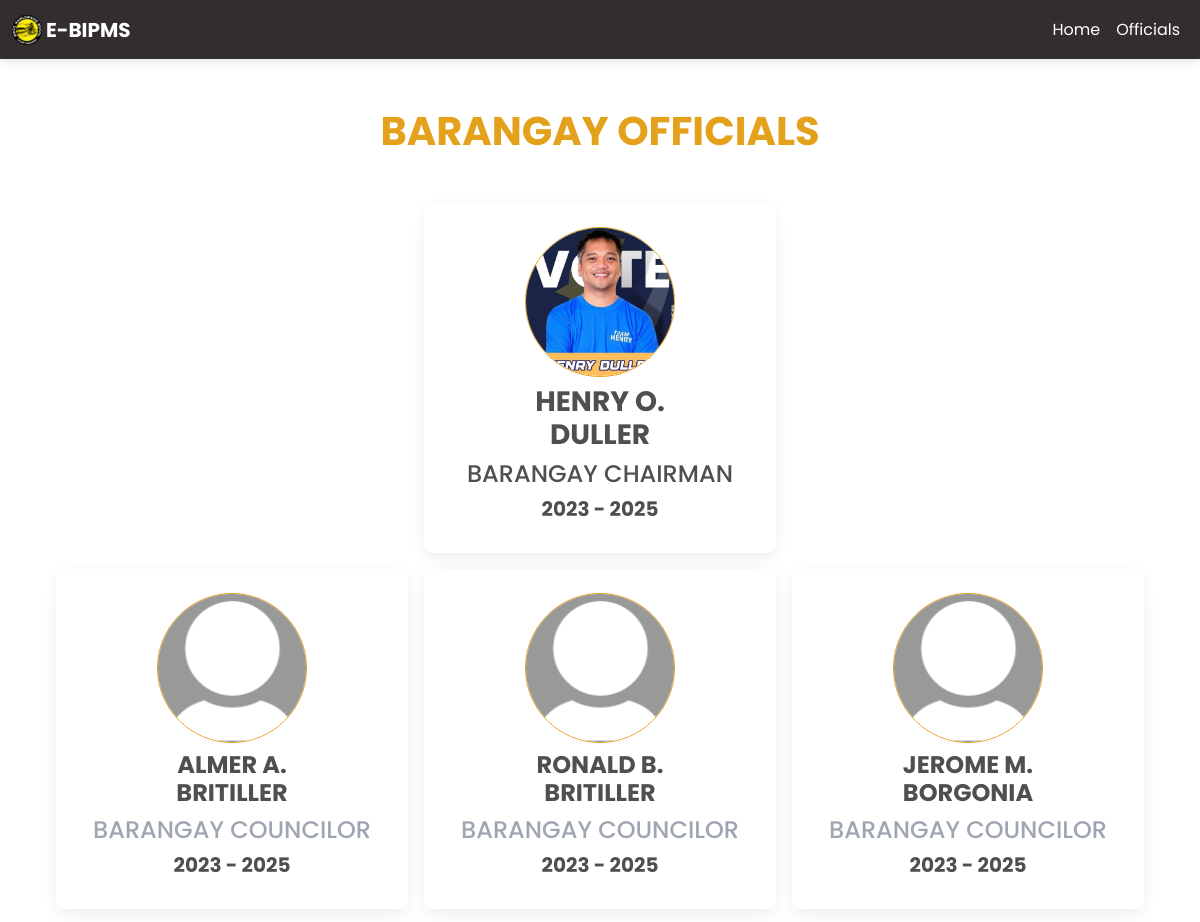
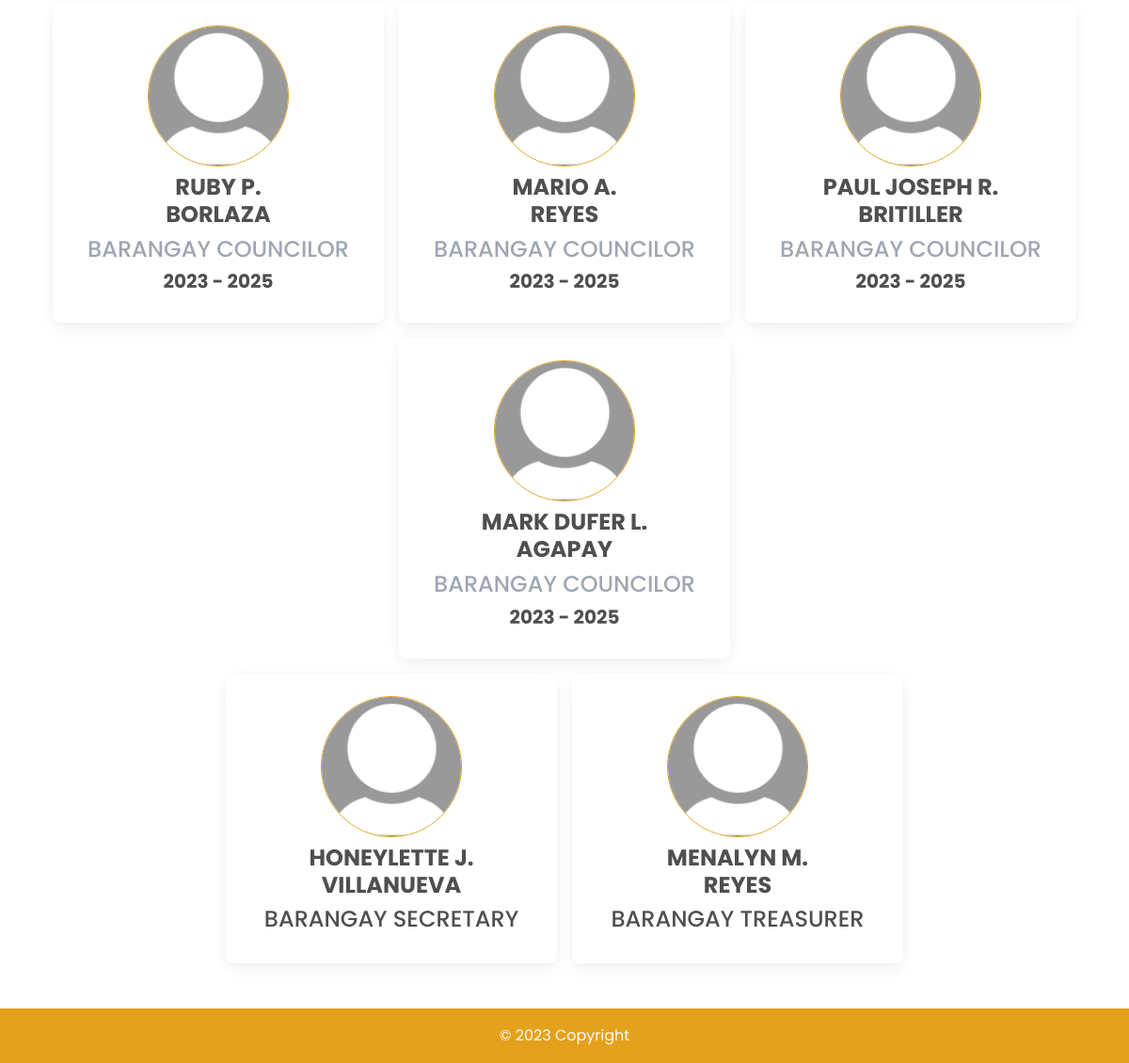
Page /officials.php on the committed database (2 pictures, top to bottom).
### tables this page shows
CREATE TABLE `officials` (
  `id` int(11) NOT NULL,
  `firstName` varchar(255) NOT NULL,
  `middleName` varchar(255) DEFAULT NULL,
  `lastName` varchar(255) NOT NULL,
  `position` varchar(255) NOT NULL,
  `committee` varchar(100) NOT NULL,
  `termStartYear` int(11) NOT NULL,
  `termEndYear` int(11) NOT NULL,
  `type` enum('Barangay','SK') NOT NULL,
  `picture` varchar(255) NOT NULL
);

### officials.php (the view, shortened to what this page needs)
<!DOCTYPE html>
<html lang="en">
<head>
    <link rel="stylesheet" href="https://use.fontawesome.com/releases/v6.4.0/css/all.css" />
    <link rel="stylesheet" href="css/mdb.min.css" />
    <link rel="stylesheet" href="css/style.css" />
</head>
<body>
    <header>
        <nav class="navbar navbar-expand-lg navbar-dark sticky bg-dark" style="z-index: 2000">
            <div class="container-fluid">
                <a class="navbar-brand nav-link">
                    <img src="kanlurangbukal.png" width="30" />
                    <b>E-BIPMS</b>
                </a>
                <div class="collapse navbar-collapse" id="navbarExample01">
                    <ul class="navbar-nav ms-auto mb-2 mb-lg-0">
                        <li class="nav-item active">
                            <a class="nav-link font-weight-bold" href="index.php">Home</a>
                        </li>
                        <li class="nav-item active">
                            <a class="nav-link font-weight-bold" href="officials.php">Officials</a>
                        </li>
                    </ul>
                </div>
            </div>
        </nav>
    </header>
    <main class="mt-5">
        <div class="container">
            <section class="mb-5">
                <h1 class="mb-5 text-center text-warning"><strong>BARANGAY OFFICIALS</strong></h1>
                <div class="d-flex flex-wrap mb-3 row g-3 justify-content-center">
                    <?php
                    include 'conn.php';
                    $query = "SELECT * FROM officials WHERE position='Barangay Chairman'";
                    $query_run = mysqli_query($conn, $query);
                    while ($items = mysqli_fetch_array($query_run)) {
                        if ($items['picture']) {
                            $picture = $items['picture'];
                        } else {
                            $picture = 'default-profile-pic.jpg';
                        }
                        echo '<div class="col-auto">';
                        echo '<div class="card" style="width: 22rem;">';
                        echo '<div class="card-body">';
                        echo '<div class="col text-center">';
                        if (!empty($picture)) {
                            echo '<img class="rounded-circle border border-warning mb-2" src="' . $picture . '" alt="Profile Picture" width="150">';
                        } else {
                            echo '<img class="rounded-circle border border-warning mb-2" src="default-profile-pic.jpg" alt="Profile Picture" width="150">';
                        }
                        echo '</div>';
                        echo '<h3 class="text-center" style="text-transform: uppercase;">' . '<strong>' . $items['firstName'] . ' ' . $items['middleName'] . '<br>' . $items['lastName'] . '</strong>' . '</h3>';
                        echo '<h4 class="text-center mt-0" style="text-transform: uppercase;">' . $items['position'] . '</h4>';
                        echo '<h5 class="text-center mt-0" style="text-transform: uppercase;">'. '<strong>' . $items['termStartYear'] . ' - '  . $items['termEndYear'] . '</strong>' .'</h5>';
                        echo '</div>';
                        echo '</div>';
                        echo '</div>';
                    }
                    ?>
                </div>
                <div class="d-flex flex-wrap mb-3 row g-3 justify-content-center">
                    <?php
                    include 'conn.php';
                    $query = "SELECT * FROM officials WHERE position='Barangay Councilor'";
                    $query_run = mysqli_query($conn, $query);
                    while ($items = mysqli_fetch_array($query_run)) {
                        if ($items['picture']) {
                            $picture = $items['picture'];
                        } else {
                            $picture = 'default-profile-pic.jpg';
                        }
                        echo '<div class="col-auto">';
                        echo '<div class="card" style="width: 22rem;">';
                        echo '<div class="card-body">';
                        echo '<div class="col text-center">';
                        if (!empty($picture)) {
                            echo '<img class="rounded-circle border border-warning mb-2" src="' . $picture . '" alt="Picture" width="150">';
                        } else {
                            echo '<img class="rounded-circle border border-warning mb-2" src="default-profile-pic.jpg" alt="Profile Picture" width="150">';
                        }
                        echo '</div>';
                        echo '<h4 class="text-center" style="text-transform: uppercase;">' . '<strong>' . $items['firstName'] . ' ' . $items['middleName'] . '<br>' . $items['lastName'] . '</strong>' . '</h4>';
                        echo '<h4 class="text-center mt-0 text-secondary" style="text-transform: uppercase;">' . $items['position'] . '</h4>';
                        echo '<h5 class="text-center mt-0" style="text-transform: uppercase;">'. '<strong>' . $items['termStartYear'] . ' - '  . $items['termEndYear'] . '</strong>' .'</h5>';
                        echo '</div>';
                        echo '</div>';
                        echo '</div>';
                    }
                    ?>
                </div>
                <div class="d-flex flex-wrap mb-3 row g-3 justify-content-center">
                    <?php
                    include 'conn.php';
                    $query = "SELECT * FROM officials WHERE position='Barangay Secretary' OR position='Barangay Treasurer'";
                    $query_run = mysqli_query($conn, $query);
                    while ($items = mysqli_fetch_array($query_run)) {
                        if ($items['picture']) {
                            $picture = $items['picture'];
                        } else {
                            $picture = 'default-profile-pic.jpg';
                        }
                        echo '<div class="col-auto">';
                        echo '<div class="card" style="width: 22rem;">';
                        echo '<div class="card-body">';
                        echo '<div class="col text-center">';
                        if (!empty($picture)) {
                            echo '<img class="rounded-circle border border-warning mb-2" src="' . $picture . '" alt="Profile Picture" width="150">';
                        } else {
                            echo '<img class="rounded-circle border border-warning mb-2" src="default-profile-pic.jpg" alt="Profile Picture" width="150">';
                        }
                        echo '</div>';
                        echo '<h4 class="text-center" style="text-transform: uppercase;">' . '<strong>' . $items['firstName'] . ' ' . $items['middleName'] . '<br>' . $items['lastName'] . '</strong>' . '</h4>';
                        echo '<h4 class="text-center mt-0" style="text-transform: uppercase;">' . $items['position'] . '</h4>';
                        echo '</div>';
                        echo '</div>';
                        echo '</div>';
                    }
                    ?>
                </div>
            </section>
        </div>
    </main>
    <footer class="bg-warning text-lg-start">
        <div class="text-center text-light p-3">
            © 2023 Copyright
        </div>
    </footer>
</body>
</html>

### css/style.css (style rules this page uses)
* { margin: 0; padding: 0; font-size: 10; font-family: 'Poppins', sans-serif; }

### officials.php (style rules this page uses)
.navbar .nav-link { color: #fff !important; }

### rows in the picture
officials: picture (picture), firstName "HENRY", middleName "O.", lastName "DULLER", position "BARANGAY CHAIRMAN", termStartYear "2023", termEndYear "2025"
officials: firstName "ALMER", middleName "A.", lastName "BRITILLER", position "BARANGAY COUNCILOR", termStartYear "2023", termEndYear "2025"
officials: firstName "RONALD", middleName "B.", lastName "BRITILLER", position "BARANGAY COUNCILOR", termStartYear "2023", termEndYear "2025"
officials: firstName "JEROME", middleName "M.", lastName "BORGONIA", position "BARANGAY COUNCILOR", termStartYear "2023", termEndYear "2025"
officials: firstName "RUBY", middleName "P.", lastName "BORLAZA", position "BARANGAY COUNCILOR", termStartYear "2023", termEndYear "2025"
officials: firstName "MARIO", middleName "A.", lastName "REYES", position "BARANGAY COUNCILOR", termStartYear "2023", termEndYear "2025"
officials: firstName "PAUL JOSEPH", middleName "R.", lastName "BRITILLER", position "BARANGAY COUNCILOR", termStartYear "2023", termEndYear "2025"
officials: firstName "MARK DUFER", middleName "L.", lastName "AGAPAY", position "BARANGAY COUNCILOR", termStartYear "2023", termEndYear "2025"
officials: firstName "HONEYLETTE", middleName "J.", lastName "VILLANUEVA", position "BARANGAY SECRETARY"
officials: firstName "MENALYN", middleName "M.", lastName "REYES", position "BARANGAY TREASURER"
